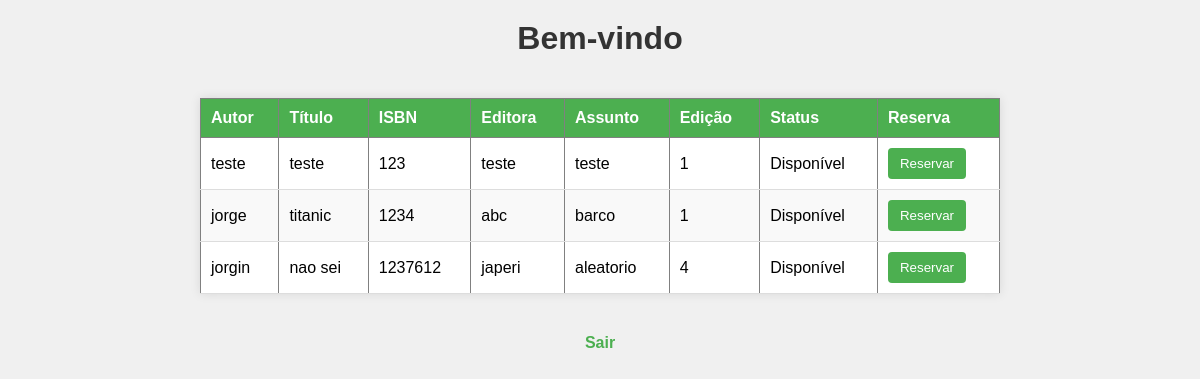
The app's page /painel-principal with its own data.
### app.py (models this page shows)
class Livro(db.Model):
    __tablename__ = 'livro'
    id = db.Column(db.Integer, primary_key=True)
    autor = db.Column(db.String(100), nullable=False)
    titulo = db.Column(db.String(100), nullable=False)
    isbn = db.Column(db.Integer, unique=True, nullable=False)
    editora = db.Column(db.String(100), nullable=False)
    assunto = db.Column(db.String(100), nullable=False)
    edicao = db.Column(db.String(20), nullable=False)
    data_inclusao = db.Column(db.DateTime, default=datetime.utcnow)  # Data de inclusão
    disponivel = db.Column(db.Boolean, default=True)  # Disponibilidade (True ou False)
    reservado = db.Column(db.Boolean, default=False)  # Novo campo para indicar se o livro foi reservado

### app.py (the view)
@app.route('/painel-principal')
def painelPrincipal():
    livros = Livro.query.all()  # Buscando todos os livros
    return render_template('painel-principal.html', livros=livros)

### templates/painel-principal.html (shortened to what this page needs)
<!DOCTYPE html>
<html lang="pt-BR">
<head>
    <link rel="stylesheet" href="../static/painel-principal.css">
</head>
<body>
    <h1>Bem-vindo</h1>
    <table border="1">
        <thead>
            <tr>
                <th>Autor</th>
                <th>Título</th>
                <th>ISBN</th>
                <th>Editora</th>
                <th>Assunto</th>
                <th>Edição</th>
                <th>Status</th>
                <th>Reserva</th>
            </tr>
        </thead>
        <tbody>
            {% if livros %}
                {% for livro in livros %}
                <tr>
                    <td>{{ livro.autor }}</td>
                    <td>{{ livro.titulo }}</td>
                    <td>{{ livro.isbn }}</td>
                    <td>{{ livro.editora }}</td>
                    <td>{{ livro.assunto }}</td>
                    <td>{{ livro.edicao }}</td>
                    <td>
                        {{ 'Reservado' if not livro.disponivel else 'Disponível' }}
                    </td>
                    <td>
                        <form action="{{ url_for('solicitar_reserva', livro_id=livro.id) }}" method="POST">
                            <button type="submit" onclick="alterarTextoReservar(this)">Reservar</button>
                        </form>
                    </td>
                </tr>
                {% endfor %}
            {% else %}
                <tr>
                    <td colspan="8">Nenhum livro cadastrado.</td>
                </tr>
            {% endif %}
        </tbody>
    </table>
    <a href="{{ url_for('sair') }}">Sair</a>
</body>
</html>

### static/painel-principal.css (style rules this page uses)
body { font-family: Arial, sans-serif; margin: 0; padding: 0; display: flex; flex-direction: column; align-items: center; background-color: #f0f0f0; }
h1 { color: #333; margin-top: 20px; }
table { width: 90%; max-width: 800px; border-collapse: collapse; margin: 20px 0; background-color: #ffffff; box-shadow: 0 0 10px rgba(0, 0, 0, 0.1); }
thead th { background-color: #4CAF50; color: white; padding: 10px; text-align: left; }
tbody td { padding: 10px; text-align: left; border-bottom: 1px solid #ddd; }
thead { font-weight: bold; }
tbody tr:nth-child(even) { background-color: #f9f9f9; }
button { background-color: #4CAF50; color: white; border: none; padding: 8px 12px; cursor: pointer; transition: background-color 0.3s ease; border-radius: 4px; }
a { color: #4CAF50; text-decoration: none; font-weight: bold; margin-top: 20px; }

### records on screen
Livro: autor "teste", titulo "teste", isbn "123", editora "teste", assunto "teste", edicao "1", disponivel "Disponível"
Livro: autor "jorge", titulo "titanic", isbn "1234", editora "abc", assunto "barco", edicao "1", disponivel "Disponível"
Livro: autor "jorgin", titulo "nao sei", isbn "1237612", editora "japeri", assunto "aleatorio", edicao "4", disponivel "Disponível"
